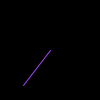
Frame 1 (no input)
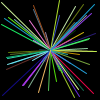
Frame 60 (the mouse pressed at the canvas centre just before this capture)
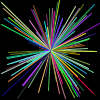
Frame 120 (the mouse held since frame 60 and released just before this capture)

The Processing sketch that drew these frames (run headless with seeded random() and noise(); from frame 60 on, the mouse is pressed at the canvas centre):

// Processing sketch: Background_stroke_line
// ── Background_stroke_line.pde

void setup () {
background (0); //this makes the background black   
}

void draw () {

  stroke (random (255), random (255), random (255)); //RGB

  line(50, 50, random (100), random(100));
}
